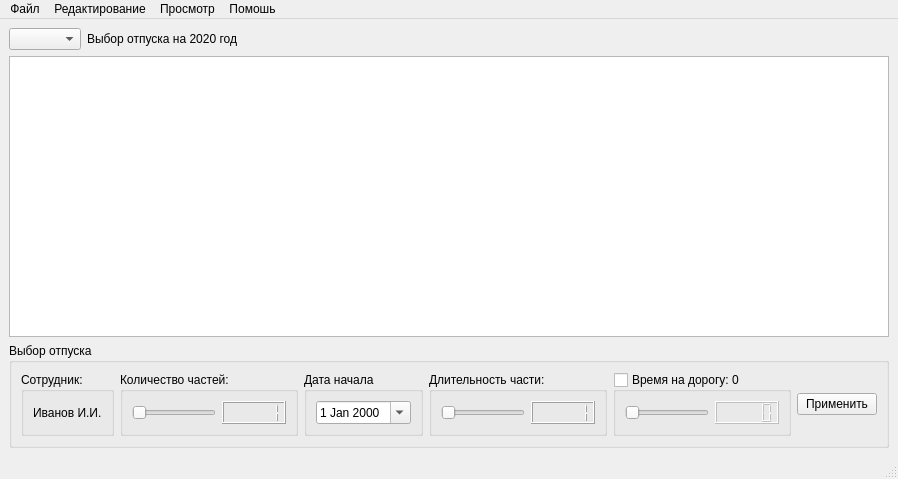
<?xml version="1.0" encoding="UTF-8"?>
<ui version="4.0">
 <class>MainWindow</class>
 <widget class="QMainWindow" name="MainWindow">
  <property name="geometry">
   <rect>
    <x>0</x>
    <y>0</y>
    <width>898</width>
    <height>479</height>
   </rect>
  </property>
  <property name="windowTitle">
   <string>Планирование отпусков</string>
  </property>
  <property name="windowIcon">
   <iconset>
    <normaloff>vacation.ico</normaloff>vacation.ico</iconset>
  </property>
  <widget class="QWidget" name="centralwidget">
   <layout class="QVBoxLayout" name="verticalLayout">
    <item>
     <layout class="QHBoxLayout" name="horizontalLayout">
      <item>
       <widget class="QComboBox" name="comboBoxYear"/>
      </item>
      <item>
       <widget class="QLabel" name="labelBanner">
        <property name="text">
         <string>Выбор отпуска на 2020 год</string>
        </property>
       </widget>
      </item>
      <item>
       <spacer name="horizontalSpacer">
        <property name="orientation">
         <enum>Qt::Horizontal</enum>
        </property>
        <property name="sizeHint" stdset="0">
         <size>
          <width>40</width>
          <height>20</height>
         </size>
        </property>
       </spacer>
      </item>
     </layout>
    </item>
    <item>
     <widget class="QTableWidget" name="tableWidget">
      <property name="font">
       <font>
        <pointsize>8</pointsize>
       </font>
      </property>
      <property name="sizeAdjustPolicy">
       <enum>QAbstractScrollArea::AdjustToContentsOnFirstShow</enum>
      </property>
      <attribute name="horizontalHeaderMinimumSectionSize">
       <number>19</number>
      </attribute>
      <attribute name="verticalHeaderVisible">
       <bool>true</bool>
      </attribute>
      <attribute name="verticalHeaderMinimumSectionSize">
       <number>20</number>
      </attribute>
     </widget>
    </item>
    <item>
     <widget class="QGroupBox" name="groupBox">
      <property name="title">
       <string>Выбор отпуска</string>
      </property>
      <layout class="QHBoxLayout" name="horizontalLayout_2">
       <item>
        <widget class="QGroupBox" name="groupBox_2">
         <property name="baseSize">
          <size>
           <width>50</width>
           <height>0</height>
          </size>
         </property>
         <property name="title">
          <string>Сотрудник:</string>
         </property>
         <layout class="QVBoxLayout" name="verticalLayout_2">
          <item>
           <widget class="QLabel" name="labelName">
            <property name="baseSize">
             <size>
              <width>50</width>
              <height>0</height>
             </size>
            </property>
            <property name="text">
             <string>Иванов И.И.</string>
            </property>
           </widget>
          </item>
         </layout>
        </widget>
       </item>
       <item>
        <widget class="QGroupBox" name="groupBoxNumParts">
         <property name="title">
          <string>Количество частей:</string>
         </property>
         <layout class="QGridLayout" name="gridLayout">
          <item row="0" column="1">
           <widget class="QLCDNumber" name="lcdNumberNP">
            <property name="intValue" stdset="0">
             <number>1</number>
            </property>
           </widget>
          </item>
          <item row="0" column="0">
           <widget class="QSlider" name="horizontalSliderNumParts">
            <property name="baseSize">
             <size>
              <width>40</width>
              <height>0</height>
             </size>
            </property>
            <property name="minimum">
             <number>1</number>
            </property>
            <property name="maximum">
             <number>6</number>
            </property>
            <property name="orientation">
             <enum>Qt::Horizontal</enum>
            </property>
           </widget>
          </item>
         </layout>
        </widget>
       </item>
       <item>
        <widget class="QGroupBox" name="groupBox_3">
         <property name="title">
          <string>Дата начала</string>
         </property>
         <layout class="QVBoxLayout" name="verticalLayout_3">
          <item>
           <widget class="QDateEdit" name="dateEdit">
            <property name="calendarPopup">
             <bool>true</bool>
            </property>
           </widget>
          </item>
         </layout>
        </widget>
       </item>
       <item>
        <widget class="QGroupBox" name="groupBox_5">
         <property name="title">
          <string>Длительность части:</string>
         </property>
         <layout class="QHBoxLayout" name="horizontalLayout_5">
          <item>
           <widget class="QSlider" name="horizontalSliderRestLength">
            <property name="minimum">
             <number>1</number>
            </property>
            <property name="maximum">
             <number>60</number>
            </property>
            <property name="orientation">
             <enum>Qt::Horizontal</enum>
            </property>
           </widget>
          </item>
          <item>
           <widget class="QLCDNumber" name="lcdNumberLength">
            <property name="intValue" stdset="0">
             <number>1</number>
            </property>
           </widget>
          </item>
         </layout>
        </widget>
       </item>
       <item>
        <widget class="QGroupBox" name="groupBoxWay">
         <property name="title">
          <string>Время на дорогу: 0</string>
         </property>
         <property name="checkable">
          <bool>true</bool>
         </property>
         <property name="checked">
          <bool>false</bool>
         </property>
         <layout class="QHBoxLayout" name="horizontalLayout_3">
          <item>
           <widget class="QSlider" name="horizontalSliderRestWayLength">
            <property name="maximum">
             <number>20</number>
            </property>
            <property name="singleStep">
             <number>2</number>
            </property>
            <property name="orientation">
             <enum>Qt::Horizontal</enum>
            </property>
           </widget>
          </item>
          <item>
           <widget class="QLCDNumber" name="lcdNumberWay"/>
          </item>
         </layout>
        </widget>
       </item>
       <item>
        <widget class="QPushButton" name="pushButtonSetRest">
         <property name="text">
          <string>Применить</string>
         </property>
        </widget>
       </item>
      </layout>
     </widget>
    </item>
   </layout>
  </widget>
  <widget class="QMenuBar" name="menuBar">
   <property name="geometry">
    <rect>
     <x>0</x>
     <y>0</y>
     <width>898</width>
     <height>21</height>
    </rect>
   </property>
   <widget class="QMenu" name="menu">
    <property name="title">
     <string>Файл</string>
    </property>
    <addaction name="actionExit"/>
   </widget>
   <widget class="QMenu" name="menu_2">
    <property name="title">
     <string>Редактирование</string>
    </property>
    <addaction name="actionChangeOneRest"/>
    <addaction name="actionChangeOneNumRests"/>
    <addaction name="actionDelOneRest"/>
    <addaction name="separator"/>
    <addaction name="actionDelAll"/>
    <addaction name="actionListsAndRatings"/>
    <addaction name="actionNotCrossingMatrix"/>
    <addaction name="actionOptions"/>
   </widget>
   <widget class="QMenu" name="menu_3">
    <property name="title">
     <string>Просмотр</string>
    </property>
    <addaction name="actionPreShowGraph"/>
    <addaction name="actionSaveGraph"/>
    <addaction name="actionSaveExcelView"/>
    <addaction name="actionSaveDencity"/>
   </widget>
   <widget class="QMenu" name="menu_4">
    <property name="title">
     <string>Помошь</string>
    </property>
    <addaction name="actionAbout"/>
   </widget>
   <addaction name="menu"/>
   <addaction name="menu_2"/>
   <addaction name="menu_3"/>
   <addaction name="menu_4"/>
  </widget>
  <widget class="QStatusBar" name="statusBar"/>
  <action name="actionExit">
   <property name="text">
    <string>Выход</string>
   </property>
  </action>
  <action name="actionChangeOneRest">
   <property name="text">
    <string>Изменить отпуск сотрудника</string>
   </property>
  </action>
  <action name="actionChangeOneNumRests">
   <property name="text">
    <string>Изменить количество отпусков</string>
   </property>
  </action>
  <action name="actionDelOneRest">
   <property name="text">
    <string>Удалить отпуск сотрудника</string>
   </property>
  </action>
  <action name="actionDelAll">
   <property name="text">
    <string>Сбросить все отпуска</string>
   </property>
  </action>
  <action name="actionListsAndRatings">
   <property name="text">
    <string>Списки и рейтинги</string>
   </property>
  </action>
  <action name="actionOptions">
   <property name="text">
    <string>Настройки</string>
   </property>
  </action>
  <action name="actionSaveGraph">
   <property name="text">
    <string>Сохранить график</string>
   </property>
  </action>
  <action name="actionSaveExcelView">
   <property name="text">
    <string>Сохранить представление</string>
   </property>
  </action>
  <action name="actionPreShowGraph">
   <property name="text">
    <string>Предварительный просмотр</string>
   </property>
  </action>
  <action name="actionSaveDencity">
   <property name="text">
    <string>Сохранить плотность дней</string>
   </property>
  </action>
  <action name="actionAbout">
   <property name="text">
    <string>О программе</string>
   </property>
  </action>
  <action name="actionNotCrossingMatrix">
   <property name="text">
    <string>Матрица непересечений</string>
   </property>
  </action>
 </widget>
 <resources/>
 <connections/>
</ui>
